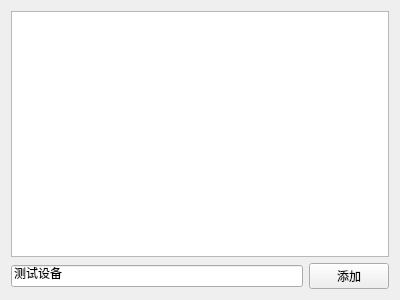
<?xml version="1.0" encoding="UTF-8"?>
<ui version="4.0">
 <class>frmMain</class>
 <widget class="QWidget" name="frmMain">
  <property name="geometry">
   <rect>
    <x>0</x>
    <y>0</y>
    <width>400</width>
    <height>300</height>
   </rect>
  </property>
  <property name="windowTitle">
   <string>frmMain</string>
  </property>
  <layout class="QGridLayout" name="gridLayout">
   <item row="0" column="0" colspan="2">
    <widget class="QListWidget" name="listWidget"/>
   </item>
   <item row="1" column="0">
    <widget class="QLineEdit" name="lineEdit">
     <property name="text">
      <string>测试设备</string>
     </property>
    </widget>
   </item>
   <item row="1" column="1">
    <widget class="QPushButton" name="btnAdd">
     <property name="text">
      <string>添加</string>
     </property>
    </widget>
   </item>
  </layout>
 </widget>
 <layoutdefault spacing="6" margin="11"/>
 <resources/>
 <connections/>
</ui>
